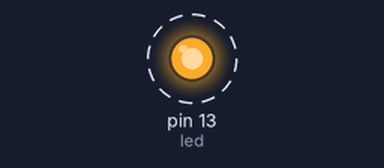
Simulated run of this sketch. Board: Arduino Uno, built with avr-gcc and run on an emulated ATmega328P. Parts: output pins drawn as LEDs (lit = HIGH). Dashed ring = blinking. What the sketch prints to the serial monitor is not drawn.

Above: at 0.5 s.
Timing chart, 0 to 4.6 s (numbered marks = the images above):
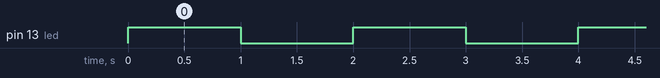

The sketch:

HolaMundo.ino
```cpp
// (licence header left out)
/*Materia: Redes de computadoras
Programa: Arduino 01 - Hola Mundo
Alumno: Martinez Reyes Julio Ismael
No. de control: 10210544
Fecha: 31 de Marzo del 2017*/

// Pin 13 has an LED connected on most Arduino boards.
// give it a name:
int led = 13;

// the setup routine runs once when you press reset:
void setup() {
  // initialize the digital pin as an output.
  pinMode(led, OUTPUT);
  Serial.begin(9600);
  Serial.println("Hola Mundo"); //Recibir o imprimir "Hola Mundo" por Serial Monitor
  }

  // the loop routine runs over and over again forever:
 void loop() {
   digitalWrite(led, HIGH);   // turn the LED on (HIGH is the voltage level)
   delay(1000);               // wait for a second
   digitalWrite(led, LOW);    // turn the LED off by making the voltage LOW
   delay(1000);               // wait for a second
}
```

Measured:
- by itself, pin 13 (led): alternates HIGH for 1.0 s and LOW for 1.0 s
